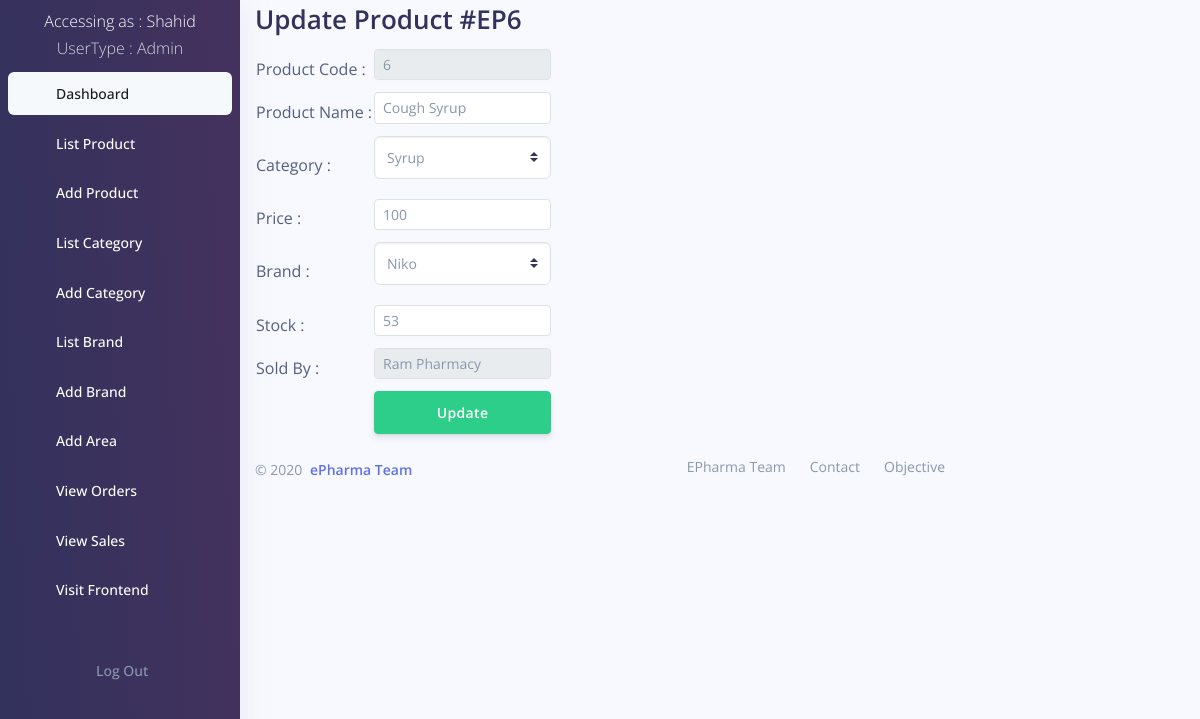
The page /backend/product_update.php?id=6 (signed in) on the database its author committed.
### tables this page shows
CREATE TABLE `user` (
  `id` int(11) NOT NULL,
  `username` varchar(20) NOT NULL,
  `firstname` text NOT NULL,
  `middlename` text NOT NULL,
  `lastname` text NOT NULL,
  `dob` date NOT NULL,
  `gender` text NOT NULL,
  `password` text NOT NULL,
  `area` text NOT NULL,
  `district` text NOT NULL,
  `contact` bigint(11) NOT NULL,
  `email` text NOT NULL,
  `transaction_code` int(11) NOT NULL,
  `status` int(11) DEFAULT 1,
  `verification` int(11) DEFAULT 0,
  `usertype` text NOT NULL,
  `admin_id` int(11) NOT NULL,
  `created_at` timestamp NOT NULL DEFAULT current_timestamp() ON UPDATE current_timestamp()
);

CREATE TABLE `product` (
  `id` int(11) NOT NULL,
  `name` tinytext NOT NULL,
  `image` varchar(255) NOT NULL,
  `price` int(11) NOT NULL,
  `stock` int(11) NOT NULL,
  `category` text NOT NULL,
  `brand` text NOT NULL,
  `pharmacy_id` int(11) NOT NULL
);

CREATE TABLE `category` (
  `id` int(11) NOT NULL,
  `name` text NOT NULL,
  `description` text NOT NULL
);

CREATE TABLE `brand` (
  `id` int(11) NOT NULL,
  `name` text NOT NULL,
  `about` text NOT NULL
);

CREATE TABLE `pharmacy` (
  `id` int(11) NOT NULL,
  `name` text NOT NULL,
  `registration_number` text NOT NULL,
  `district` text NOT NULL,
  `address` text NOT NULL,
  `contact` bigint(20) NOT NULL,
  `owner` text NOT NULL,
  `license` varchar(255) NOT NULL,
  `pan` varchar(255) NOT NULL,
  `status` int(11) NOT NULL DEFAULT 1,
  `verification` int(11) NOT NULL DEFAULT 0,
  `created_at` timestamp NOT NULL DEFAULT current_timestamp() ON UPDATE current_timestamp()
);

### backend/product_update.php (the view, shortened to what this page needs)
<?php
$id = @$_GET['id'];
require_once("DBConnect.php");
$sql = "SELECT * FROM `product` WHERE `id`='$id'";
$result = mysqli_query($conn, $sql);
$prev_data = mysqli_fetch_assoc($result);
?>
<!DOCTYPE html>
<html>
<head>
</head>
<body>
<?php include 'include/navigation.php';?>
<div class="container" style="width: 60%;margin-left:20%;margin-right: 20%;">
<h1>Update Product #EP<?= $prev_data['id'];?></h1>
<form action="" method="POST" name="drug">
<table class="table-responsive-sm">
	<tr>
		<td>Product Code : </td>
		<td><input type="text" name="id" class="form-control form-control-sm mb-2" required value="<?= $prev_data['id'];?>" readonly></td>
	</tr>
	<tr>
		<td>Product Name : </td>
		<td><input type="text" name="name" class="form-control form-control-sm mb-2" required value="<?= $prev_data['name'];?>"></td>
	</tr>
	<tr>
		<td>Category : </td>
		<td><select name="category" class="custom-select mb-3" required>
				<?php
					$sql = "SELECT * FROM category";
					$result = mysqli_query($conn,$sql);
					while ($row = mysqli_fetch_assoc($result))
					{
				?>
					<option <?php if($row['name']==$prev_data['category']) { ?> selected <?php } ?>><?= $row['name'] ?></option>
				<?php
					}
				?>
			</select>
		</td>
	</tr>
	<tr>
		<td>Price : </td>
		<td><input type="number" name="price" class="form-control form-control-sm mb-2" min="5" required value="<?= $prev_data['price'];?>"></td>
	</tr>
	<tr>
		<td>Brand : </td>
		<td>
			<select name="brand" class="custom-select mb-3" required>
				<?php
					$sql = "SELECT * FROM brand";
					$result = mysqli_query($conn,$sql);
					while ($row = mysqli_fetch_assoc($result))
					{
				?>
					<option <?php if($row['name']==$prev_data['brand']) { ?> selected <?php } ?>><?= $row['name'] ?></option>
				<?php
					}
				?>
			</select>
		</td>
	</tr>
	<tr>
		<td>Stock : </td>
		<td><input type="number" name="stock" class="form-control form-control-sm mb-2" required min="1" placeholder="min. 1" value="<?= $prev_data['stock'];?>"></td>
	</tr>
	<tr>
		<td>Sold By : </td>
		<td>
			<?php
				$admin_id = $prev_data['pharmacy_id'];
				$usertype =  $d['usertype'];
	            $b2 = "SELECT * FROM `pharmacy` WHERE `id`='$admin_id'";
	            $c2 = mysqli_query($conn,$b2);
	            $d2 = mysqli_fetch_assoc($c2);
			?>
			<input type="text" name="pharmacy" class="form-control form-control-sm mb-2" required <?php if($usertype=='Admin'||$usertype=='SuperAdmin'){?>value="<?= $d2['name'];?>" <?php } ?>readonly >
		</td>
	</tr>
	<tr>
		<td>&nbsp;</td>
		<td><button type="submit" name="updater" class="btn btn-success btn-block mb-3">Update</button></td>
	</tr>
</table>
</form>
	<?php include 'include/footer.php';?>
	</div>
</body>
</html>

### backend/include/navigation.php (shortened to what this page needs)
<link rel="stylesheet" type="text/css" href="../css/bootstrap.css">
<link rel="stylesheet" type="text/css" href="../css/argon.css?v=1.2.0">
<nav class="navbar navbar-vertical bg-gradient-gray-dark navbar-expand-sm navbar-light bg-white" style="width:20%;color: white;">
        <p class="text-center mt-2">Accessing as : <?php echo ucwords($_SESSION['username']."<br>");
          require_once("DBConnect.php");
          $a = $_SESSION['username'];
          $b = "SELECT * FROM `user` WHERE `username`='$a'";
          $c = mysqli_query($conn,$b);
          $d = mysqli_fetch_assoc($c);
          echo "<font class='text-light'>UserType : ".$d['usertype']."</font>";
          ?>
        </p>
    <div class="navbar-inner mt--4">
            <div class="collapse navbar-collapse" id="sidenav-collapse-main">
        <ul class="navbar-nav">
          <li class="nav-item">
            <a class="nav-link active" href="dashboard.php">
              <span class="nav-link-text">Dashboard</span>
            </a>
          </li>
        <?php if($d['usertype']=="SuperAdmin"){ ?>
          <li class="nav-item">
            <a class="nav-link " href="user_list.php">
              <i class="ni ni-bullet-list-67"></i>
              <span class="nav-link-text text-white">List User</span>
            </a>
          </li>
          <li class="nav-item">
            <a class="nav-link " href="user_add.php">
              <i class="ni ni-bullet-list-67"></i>
              <span class="nav-link-text text-white">Add User</span>
            </a>
          </li>
          <li class="nav-item">
            <a class="nav-link " href="pharmacy_list.php">
              <i class="ni ni-bullet-list-67"></i>
              <span class="nav-link-text text-white">List Pharmacy</span>
            </a>
          </li>
        <?php } if (($d['usertype']=="SuperAdmin") || $d['usertype']=="Admin" )
        {?>
          <li class="nav-item">
            <a class="nav-link " href="product_list.php">
              <span class="nav-link-text text-white">List Product</span>
            </a>
          </li>
          <li class="nav-item">
            <a class="nav-link " href="product_add.php">
              <span class="nav-link-text text-white">Add Product</span>
            </a>
          </li>
          <li class="nav-item">
            <a class="nav-link " href="category_list.php">
              <span class="nav-link-text text-white">List Category</span>
            </a>
          </li>
          <li class="nav-item">
            <a class="nav-link " href="category_add.php">
              <span class="nav-link-text text-white">Add Category</span>
            </a>
          </li>
          <li class="nav-item">
            <a class="nav-link " href="brand_list.php">
              <span class="nav-link-text text-white">List Brand</span>
            </a>
          </li>
          <li class="nav-item">
            <a class="nav-link " href="brand_add.php">
              <span class="nav-link-text text-white">Add Brand</span>
            </a>
          </li>
          <?php } ?>
          <li class="nav-item">
            <a class="nav-link " href="area_add.php">
              <span class="nav-link-text text-white">Add Area</span>
            </a>
          </li>
          <li class="nav-item">
            <a class="nav-link " href="order_list.php">
              <span class="nav-link-text text-white">View Orders</span>
            </a>
          </li>
          <li class="nav-item">
            <a class="nav-link " href="sales_list.php">
              <span class="nav-link-text text-white">View Sales</span>
            </a>
          </li>
          <li class="nav-item">
            <a class="nav-link " href="../index.php">
              <span class="nav-link-text text-white">Visit Frontend</span>
            </a>
          </li>
            <a class="nav-link" href="logout.php">
              <span class="nav-link-text text-muted ml-5">Log Out</span>
            </a>
      </div>
    </div>
</nav>

### backend/include/navigation.php (style rules this page uses)
.nav-item { margin-bottom: 5px; }
.container { margin-left: 15%; }
th,td { padding-top: 2px; padding-bottom: 2px; }
li a { display: block; color: #000; padding: 8px 16px; text-decoration: none; }
li a.active { background-color: #4CAF50; color: white; }

### rows shown on the page
user: usertype "Admin"
product: id "6", name "Cough Syrup", category "Syrup", price "100", brand "Niko", stock "53"
pharmacy: pharmacy "Ram Pharmacy"

### other values the page prints
$_SESSION['username']."<br>" "Shahid"
